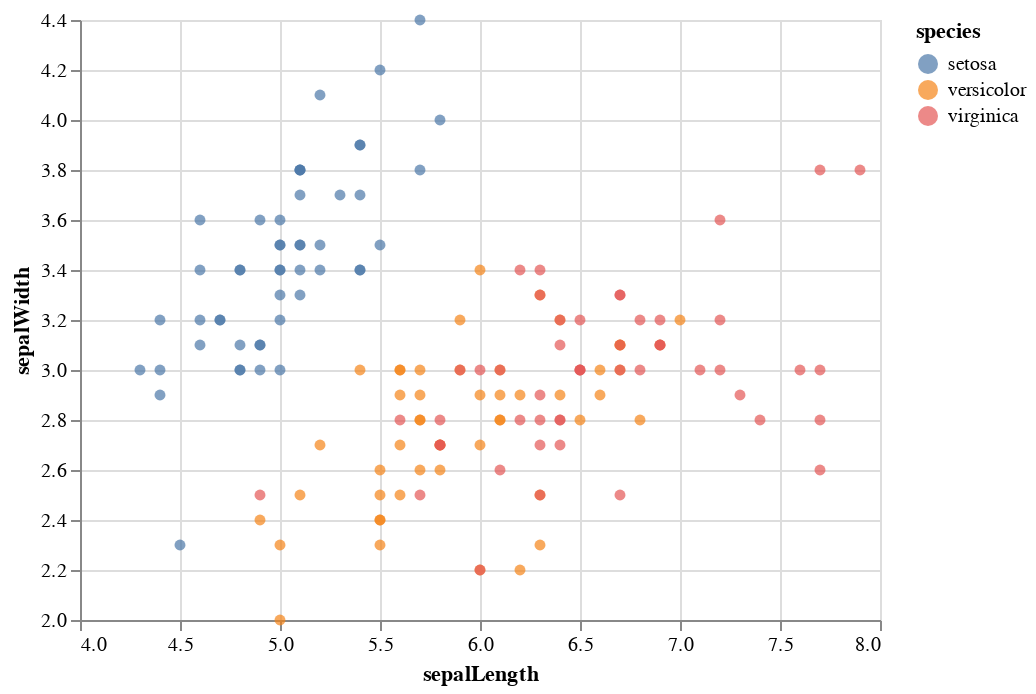

This figure's notebook cell:
### Code cell
click = alt.selection_multi()
alt.Chart(iris_data).mark_circle().encode(
    x=alt.X('sepalLength', scale=alt.Scale(zero=False)),
    y=alt.Y('sepalWidth', scale=alt.Scale(zero=False)),
    color = alt.condition(click, 'species', 
                          alt.value('lightgray'))
).add_selection(click)

### Figure 1 — Vega-Lite specification as saved in the notebook (floating-point values rounded to 4 significant figures; data arrays with more than 128 entries replaced by an {"elided": "..."} marker saying what was removed)
{"config": {"view": {"continuousWidth": 400, "continuousHeight": 300}}, "data": {"name": "data-cb5f6f68883200d5e9a851f3ae4ae120"}, "mark": "circle", "encoding": {"color": {"condition": {"field": "species", "type": "nominal", "selection": "selector003"}, "value": "lightgray"}, "x": {"field": "sepalLength", "scale": {"zero": false}, "type": "quantitative"}, "y": {"field": "sepalWidth", "scale": {"zero": false}, "type": "quantitative"}}, "selection": {"selector003": {"type": "multi"}}, "$schema": "https://vega.github.io/schema/vega-lite/v4.17.0.json", "datasets": {"data-cb5f6f68883200d5e9a851f3ae4ae120": {"elided": "150 records"}}}
